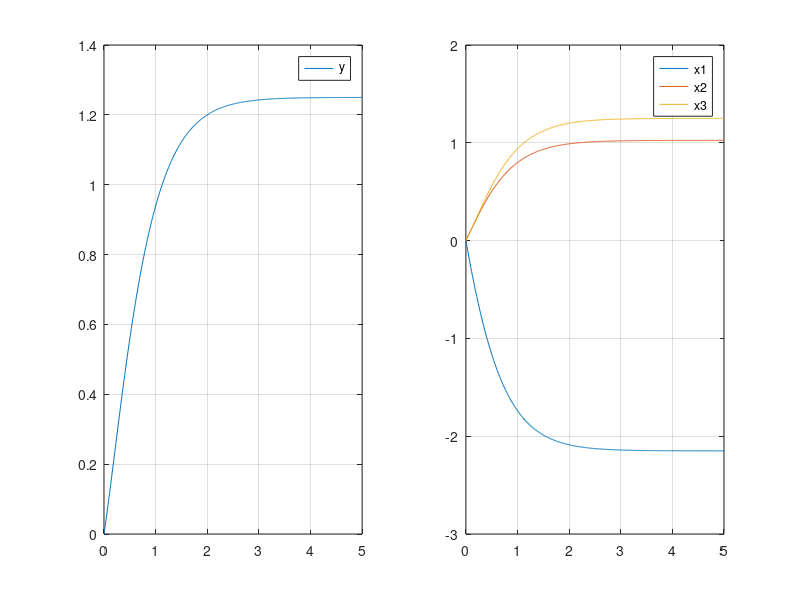

MATLAB code to generate this figure:
num=[1,11 ,30 ]; den=[1, 9, 26, 24] ;
b2=1; b1=11; b0=30;
a2=9; a1=26; a0=24;
[A,b,c,d] = tf2ss(num,den); %FCC
sistem=ss(A,b,c,d);
x0=[0,0,0]; 
t=0:0.01:5; u=ones(1, length(t)); %treapta
[y,t,x]=lsim(sistem,u,t,x0);
subplot(121); plot(t,y); legend('y');grid;
subplot(122); plot(t,x); legend('x1','x2','x3');grid;
